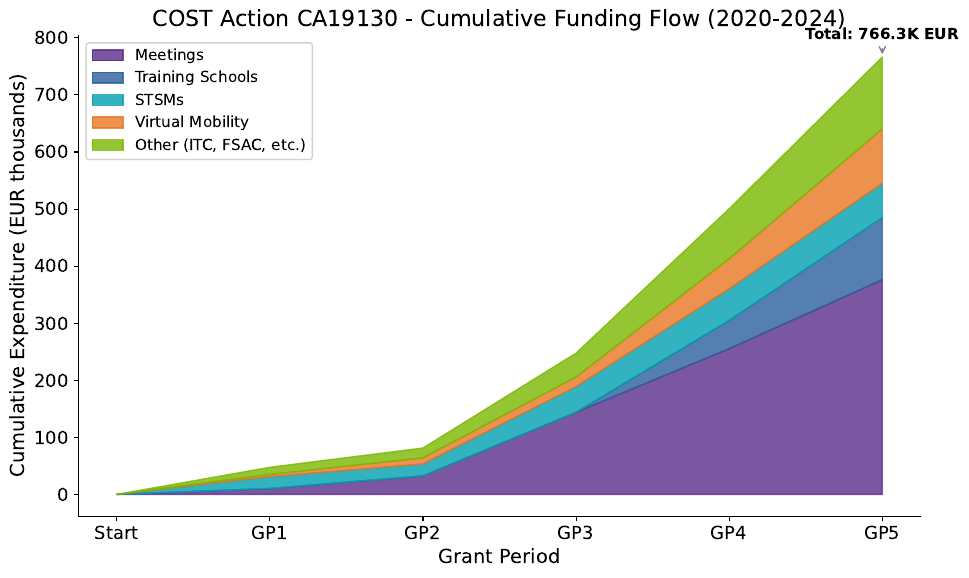

Write the Python code that produced this figure.
"""Funding Flow by Grant Period and Activity - Stacked Area Chart"""
import matplotlib.pyplot as plt
import numpy as np
from pathlib import Path

plt.rcParams.update({
    'font.size': 14, 'axes.labelsize': 14, 'axes.titlesize': 16,
    'xtick.labelsize': 13, 'ytick.labelsize': 13, 'legend.fontsize': 11,
    'figure.figsize': (10, 6), 'figure.dpi': 150
})

COST_PURPLE = '#5B2D8A'
COST_BLUE = '#2B5F9E'
COST_TEAL = '#00A0B0'
COST_ORANGE = '#E87722'
COST_GREEN = '#7AB800'

# Cumulative funding data by activity type
gps = ['Start', 'GP1', 'GP2', 'GP3', 'GP4', 'GP5']
x = np.arange(len(gps))

# Cumulative values in thousands
meetings = [0, 10.3, 32.4, 144.0, 255.3, 376.1]
training = [0, 0, 0, 0, 49.4, 108.8]
stsm = [0, 20.8, 20.8, 44.9, 55.4, 60.0]
virtual = [0, 4.0, 10.8, 16.8, 52.8, 95.3]
other = [0, 12.4, 17.3, 41.8, 87.5, 126.1]

fig, ax = plt.subplots(figsize=(10, 6))

ax.fill_between(x, 0, meetings, alpha=0.8, color=COST_PURPLE, label='Meetings')
ax.fill_between(x, meetings, [m+t for m,t in zip(meetings, training)], alpha=0.8, color=COST_BLUE, label='Training Schools')
ax.fill_between(x, [m+t for m,t in zip(meetings, training)],
                [m+t+s for m,t,s in zip(meetings, training, stsm)], alpha=0.8, color=COST_TEAL, label='STSMs')
ax.fill_between(x, [m+t+s for m,t,s in zip(meetings, training, stsm)],
                [m+t+s+v for m,t,s,v in zip(meetings, training, stsm, virtual)], alpha=0.8, color=COST_ORANGE, label='Virtual Mobility')
ax.fill_between(x, [m+t+s+v for m,t,s,v in zip(meetings, training, stsm, virtual)],
                [m+t+s+v+o for m,t,s,v,o in zip(meetings, training, stsm, virtual, other)], alpha=0.8, color=COST_GREEN, label='Other (ITC, FSAC, etc.)')

ax.set_xlabel('Grant Period')
ax.set_ylabel('Cumulative Expenditure (EUR thousands)')
ax.set_title('COST Action CA19130 - Cumulative Funding Flow (2020-2024)')
ax.set_xticks(x)
ax.set_xticklabels(gps)
ax.legend(loc='upper left', framealpha=0.9)

ax.spines['top'].set_visible(False)
ax.spines['right'].set_visible(False)

# Add total annotation
total = meetings[-1] + training[-1] + stsm[-1] + virtual[-1] + other[-1]
ax.annotate(f'Total: {total:.1f}K EUR', xy=(5, total), xytext=(4.5, total+30),
            arrowprops=dict(arrowstyle='->', color='gray'), fontsize=11, fontweight='bold')

plt.tight_layout()
plt.savefig(Path(__file__).parent / 'chart.pdf', dpi=300, bbox_inches='tight')
plt.savefig(Path(__file__).parent / 'chart.png', dpi=150, bbox_inches='tight')
plt.close()
print("Chart saved: 07_funding_flow")
